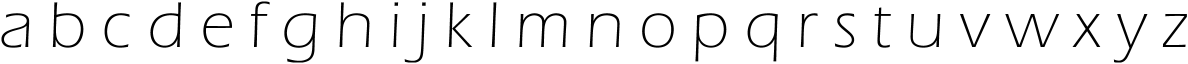
#> input picture sample/sample33.jpg, 2376 x 128 px, found by its file name (shown at 1/2 size); its folder holds 5 pictures in this run
$ python cut.py
#> lines starting #> are read from the running program, lines starting #| are printed output that depends on the picture; after the words box and inside, x2 and y2 are one past the last pixel; in counts of white or black regions, pixels touching at a corner belong together
#> further down, original_img is the input picture: shape (128, 2376, 3); min 0, max 255, mean 236.4
import cv2
import os

# Binarization
def Binarization(sample_img):
    for i in range(sample_img.shape[0]):
        for j in range(sample_img.shape[1]):
            if sample_img[i][j] > 128:
                sample_img[i][j] = 0.  # 這邊黑白相反做處理
            else:
                sample_img[i][j] = 1. # 這邊黑白相反做處理
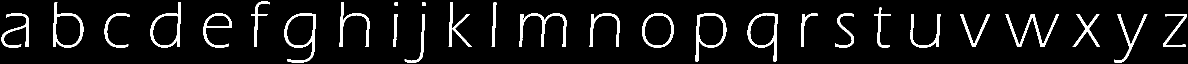
#> sample_img: shape (128, 2376) (shown at 1/2 size); values 0 (black) and 1 (white), 7.5% white; 28 white regions, largest, box (x1, y1, x2, y2) and area: (1039, 26, 1133, 94) 1360, (569, 26, 632, 125) 1352, (2011, 28, 2118, 94) 1287
    return sample_img # Return Binary image

# row cutting
def Row_cutting(binary_img):
    poplist = []
    flag = 0
    for i in range(binary_img.shape[0]):
        row_sum = 0
        for j in range(binary_img.shape[1]):
            row_sum = row_sum + binary_img[i][j]
        if row_sum != 0 and flag == 0:
            poplist.append(i-1)
            flag = 1
        if row_sum == 0 and flag == 1 and (i - poplist[-1])>10:
            poplist.append(i+1)
            flag = 0
#> after the loop, flag = 0; poplist = [2, 126]
    return poplist

def col_cutting(binary_img):
    col_poplist = []
    flag2 = 0
    for j in range(binary_img.shape[1]):
        col_sum = 0
        for i in range(binary_img.shape[0]):
            col_sum = col_sum + binary_img[i][j]
        if col_sum != 0 and flag2 == 0:
            col_poplist.append(j)
            flag2 = 1
        if col_sum == 0 and flag2 == 1:
            col_poplist.append(j-1)
            flag2 = 0
    return col_poplist

#---#

# read images
root_path = "D:/color/sample/"
root_img = "sample33.jpg" # 輸入要切的原圖!!!!!!
original_img = cv2.imread(root_path + root_img)
sample_img = cv2.imread(root_path + root_img, cv2.IMREAD_GRAYSCALE)

# root dir
first_rowcut_dir = "D:/color/letter3_row_cut1/"   # 列切第一次結果存的資料夾
first_colcut_dir = "D:/color/letter3_col_cut1/"   # 行切第一次結果存的資料夾
second_rowcut_dir = "D:/color/letter3_row_Final/"  # 列切第二次結果存的資料夾

# pre processing
binary_img = Binarization(sample_img) # binaried image
row_list = Row_cutting(binary_img) # coordinate
#> row_list = [2, 126]


# 列切result1
name_number = 0
for i in range(0, len(row_list)-1, 2):
    name_number = name_number + 1
    # cut_img_binary = binary_img[row_list[i]:row_list[i+1], 0:sample_img.shape[1]] # its is (y, x) 取列行
    cut_img_ori = original_img[row_list[i]:row_list[i+1], 0:sample_img.shape[1]]
    cv2.imwrite(first_rowcut_dir+"row_cutting_result_"+str(name_number)+".jpg", cut_img_ori)
#> this loop made 1 pass
#> name_number on pass 1: 1
#> pass 1, `cut_img_ori = original_img[row_list[i]:row_list[i+1], 0:sample_img.sha..`:
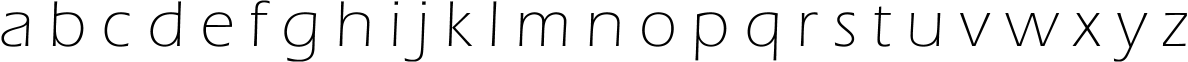
#> cut_img_ori: shape (124, 2376, 3) (shown at 1/2 size); min 0, max 255, mean 235.8
#> after the loop, name_number = 1


# 行切 result1
name_num = 0
#> (the run stopped early here; a loop or call above may not have finished)
